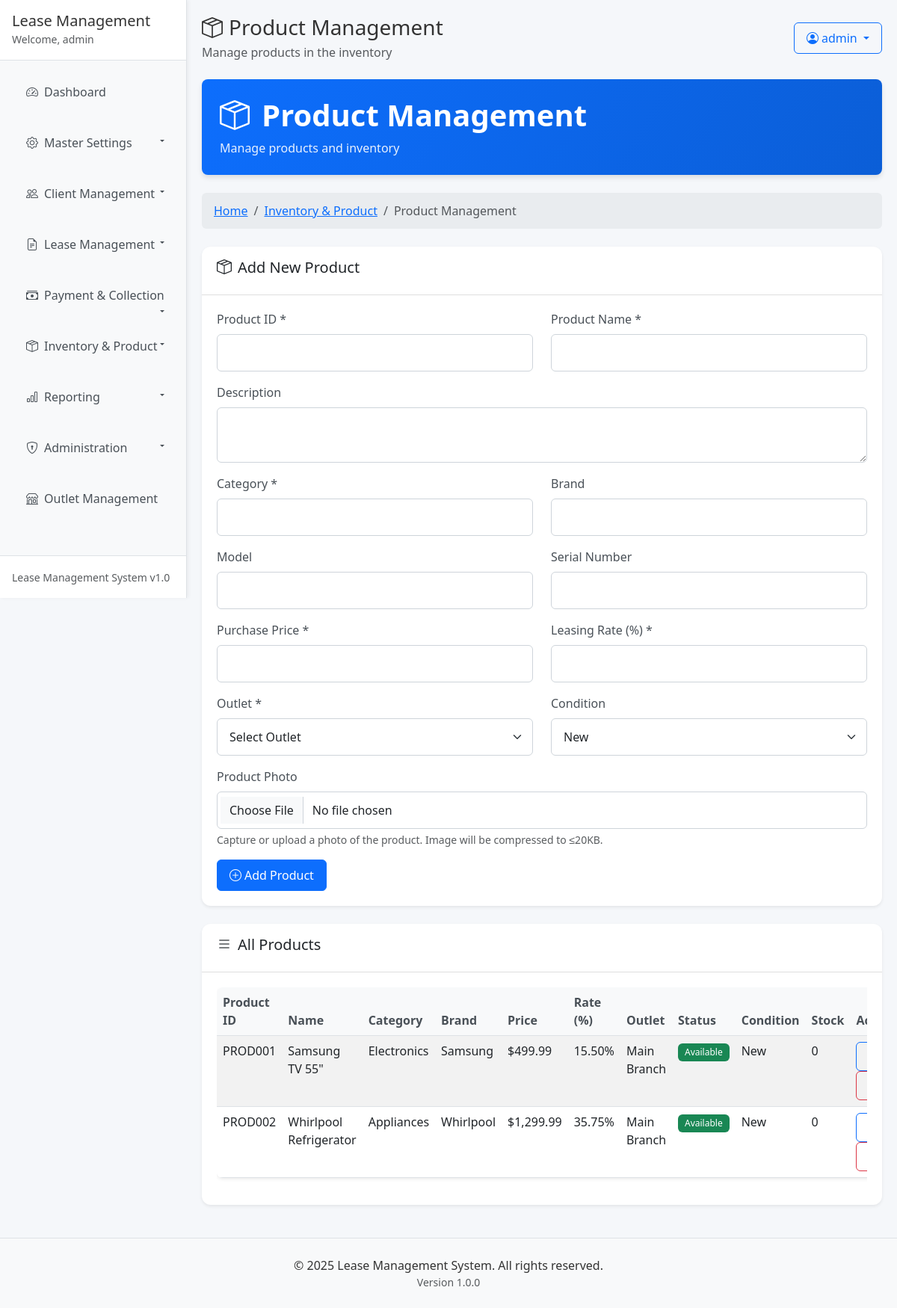
The page /products.php (signed in) on the database its author committed.
### tables this page shows
CREATE TABLE products (
    id INT AUTO_INCREMENT PRIMARY KEY,
    product_id VARCHAR(50) UNIQUE NOT NULL,
    product_name VARCHAR(100) NOT NULL,
    description TEXT,
    category VARCHAR(50) NOT NULL,
    brand VARCHAR(50),
    model VARCHAR(50),
    serial_number VARCHAR(100),
    purchase_price DECIMAL(10, 2) NOT NULL,
    leasing_rate DECIMAL(5, 2) NOT NULL,
    outlet_id VARCHAR(50) NOT NULL,
    status ENUM('Available', 'Leased', 'UnderMaintenance', 'Retired') DEFAULT 'Available',
    `condition` ENUM('New', 'Good', 'Fair', 'Poor'),
    created_at TIMESTAMP DEFAULT CURRENT_TIMESTAMP,
    updated_at TIMESTAMP DEFAULT CURRENT_TIMESTAMP ON UPDATE CURRENT_TIMESTAMP,
    FOREIGN KEY (outlet_id) REFERENCES outlets(outlet_id)
);

### products.php (the view, shortened to what this page needs)
<?php
$conn = getDBConnection();
$products_result = $conn->query("
    SELECT
        p.*,
        o.outlet_name,
        COALESCE(SUM(CASE WHEN it.transaction_type = 'Purchase' THEN it.quantity ELSE 0 END), 0) as total_purchased,
        COALESCE(SUM(CASE WHEN it.transaction_type = 'Sale' THEN it.quantity ELSE 0 END), 0) as total_sold,
        COALESCE(SUM(CASE WHEN it.transaction_type = 'PurchaseReturn' THEN it.quantity ELSE 0 END), 0) as total_purchase_returns,
        COALESCE(SUM(CASE WHEN it.transaction_type = 'SaleReturn' THEN it.quantity ELSE 0 END), 0) as total_sale_returns
    FROM products p
    JOIN outlets o ON p.outlet_id = o.outlet_id
    LEFT JOIN inventory_transactions it ON p.product_id = it.product_id
    GROUP BY p.id, p.product_id, p.product_name, p.description, p.category, p.brand, p.model, p.serial_number, p.purchase_price, p.leasing_rate, p.outlet_id, p.status, p.`condition`, p.created_at, p.updated_at, o.outlet_name
    ORDER BY p.created_at DESC
");
?>
<!DOCTYPE html>
<html lang="en">
<head>
    <link href="https://cdn.jsdelivr.net/npm/bootstrap@5.3.0/dist/css/bootstrap.min.css" rel="stylesheet">
    <link href="https://cdn.jsdelivr.net/npm/bootstrap-icons@1.10.0/font/bootstrap-icons.css" rel="stylesheet">
    <link href="https://cdn.jsdelivr.net/npm/select2@4.1.0-rc.0/dist/css/select2.min.css" rel="stylesheet" />
    <link href="assets/css/styles.css" rel="stylesheet">
</head>
<body>
    <?php include 'includes/permanent_sidebar.php'; ?>
    <div class="main-content" style="margin-left: 250px; padding: 20px;">
        <div class="d-flex justify-content-between align-items-center mb-4">
            <div>
                <h1 class="h3 mb-1"><i class="bi bi-box-seam me-2"></i>Product Management</h1>
                <p class="mb-0 text-muted">Manage products in the inventory</p>
            </div>
            <div class="dropdown">
                <button class="btn btn-outline-primary dropdown-toggle" type="button" id="userMenu" data-bs-toggle="dropdown" aria-expanded="false">
                    <i class="bi bi-person-circle me-1"></i><?php echo htmlspecialchars($_SESSION['username'] ?? 'User'); ?>
                </button>
            </div>
        </div>
                <div class="page-header">
                    <div class="d-flex justify-content-between align-items-center">
                        <div>
                            <h1><i class="bi bi-box-seam me-3"></i>Product Management</h1>
                            <p class="mb-0">Manage products and inventory</p>
                        </div>
                    </div>
                </div>
                <nav aria-label="breadcrumb">
                    <ol class="breadcrumb">
                        <li class="breadcrumb-item"><a href="dashboard.php">Home</a></li>
                        <li class="breadcrumb-item"><a href="products.php">Inventory & Product</a></li>
                        <li class="breadcrumb-item active" aria-current="page">Product Management</li>
                    </ol>
                </nav>
                <div class="card mb-4">
                    <div class="card-header">
                        <h5><i class="bi bi-box-seam me-2"></i>Add New Product</h5>
                    </div>
                    <div class="card-body">
                        <form method="POST">
                            <div class="row">
                                <div class="col-md-6">
                                    <div class="mb-3">
                                        <label for="product_id" class="form-label">Product ID *</label>
                                        <input type="text" class="form-control" id="product_id" name="product_id" required>
                                    </div>
                                </div>
                                <div class="col-md-6">
                                    <div class="mb-3">
                                        <label for="product_name" class="form-label">Product Name *</label>
                                        <input type="text" class="form-control" id="product_name" name="product_name" required>
                                    </div>
                                </div>
                            </div>
                            <div class="mb-3">
                                <label for="description" class="form-label">Description</label>
                                <textarea class="form-control" id="description" name="description" rows="2"></textarea>
                            </div>
                            <div class="row">
                                <div class="col-md-6">
                                    <div class="mb-3">
                                        <label for="category" class="form-label">Category *</label>
                                        <input type="text" class="form-control" id="category" name="category" required>
                                    </div>
                                </div>
                                <div class="col-md-6">
                                    <div class="mb-3">
                                        <label for="brand" class="form-label">Brand</label>
                                        <input type="text" class="form-control" id="brand" name="brand">
                                    </div>
                                </div>
                            </div>
                            <div class="row">
                                <div class="col-md-6">
                                    <div class="mb-3">
                                        <label for="model" class="form-label">Model</label>
                                        <input type="text" class="form-control" id="model" name="model">
                                    </div>
                                </div>
                                <div class="col-md-6">
                                    <div class="mb-3">
                                        <label for="serial_number" class="form-label">Serial Number</label>
                                        <input type="text" class="form-control" id="serial_number" name="serial_number">
                                    </div>
                                </div>
                            </div>
                            <div class="row">
                                <div class="col-md-6">
                                    <div class="mb-3">
                                        <label for="purchase_price" class="form-label">Purchase Price *</label>
                                        <input type="number" class="form-control" id="purchase_price" name="purchase_price" step="0.01" required>
                                    </div>
                                </div>
                                <div class="col-md-6">
                                    <div class="mb-3">
                                        <label for="leasing_rate" class="form-label">Leasing Rate (%) *</label>
                                        <input type="number" class="form-control" id="leasing_rate" name="leasing_rate" step="0.01" required>
                                    </div>
                                </div>
                            </div>
                            <div class="row">
                                <div class="col-md-6">
                                    <div class="mb-3">
                                        <label for="outlet_id" class="form-label">Outlet *</label>
                                        <select class="form-select" id="outlet_id" name="outlet_id" required>
                                            <option value="">Select Outlet</option>
                                        </select>
                                    </div>
                                </div>
                                <div class="col-md-6">
                                    <div class="mb-3">
                                        <label for="condition" class="form-label">Condition</label>
                                        <select class="form-select" id="condition" name="condition">
                                            <option value="New">New</option>
                                        </select>
                                    </div>
                                </div>
                            </div>
                            <div class="mb-3">
                                <label for="photo" class="form-label">Product Photo</label>
                                <input type="file" class="form-control" id="photo" accept="image/*" capture="camera">
                                <div class="form-text">Capture or upload a photo of the product. Image will be compressed to ≤20KB.</div>
                            </div>
                            <button type="submit" name="add_product" class="btn btn-primary"><i class="bi bi-plus-circle me-1"></i>Add Product</button>
                        </form>
                    </div>
                </div>
                <div class="card">
                    <div class="card-header">
                        <h5><i class="bi bi-list me-2"></i>All Products</h5>
                    </div>
                    <div class="card-body">
                        <div class="table-responsive">
                            <table class="table table-striped">
                                <thead>
                                    <tr>
                                        <th>Product ID</th>
                                        <th>Name</th>
                                        <th>Category</th>
                                        <th>Brand</th>
                                        <th>Price</th>
                                        <th>Rate (%)</th>
                                        <th>Outlet</th>
                                        <th>Status</th>
                                        <th>Condition</th>
                                        <th>Stock</th>
                                        <th>Actions</th>
                                    </tr>
                                </thead>
                                <tbody>
                                    <?php if ($products_result && $products_result->num_rows > 0): ?>
                                        <?php while ($product = $products_result->fetch_assoc()): ?>
                                            <tr>
                                                <td><?php echo htmlspecialchars($product['product_id']); ?></td>
                                                <td><?php echo htmlspecialchars($product['product_name']); ?></td>
                                                <td><?php echo htmlspecialchars($product['category']); ?></td>
                                                <td><?php echo htmlspecialchars($product['brand']); ?></td>
                                                <td>$<?php echo number_format($product['purchase_price'], 2); ?></td>
                                                <td><?php echo number_format($product['leasing_rate'], 2); ?>%</td>
                                                <td><?php echo htmlspecialchars($product['outlet_name']); ?></td>
                                                <td>
                                                    <span class="badge bg-<?php
                                                        echo $product['status'] == 'Available' ? 'success' :
                                                            ($product['status'] == 'Leased' ? 'warning' :
                                                            ($product['status'] == 'UnderMaintenance' ? 'info' : 'secondary'));
                                                    ?>">
                                                        <?php echo htmlspecialchars($product['status']); ?>
                                                    </span>
                                                </td>
                                                <td><?php echo htmlspecialchars($product['condition']); ?></td>
                                                <td>
                                                    <?php
                                                    $available_stock = $product['total_purchased'] - $product['total_sold'] + $product['total_purchase_returns'] - $product['total_sale_returns'];
                                                    echo $available_stock;
                                                    ?>
                                                </td>
                                                <td>
                                                    <button class="btn btn-sm btn-outline-primary edit-btn"
                                                            data-id="<?php echo $product['id']; ?>"
                                                            data-product_id="<?php echo htmlspecialchars($product['product_id']); ?>"
                                                            data-product_name="<?php echo htmlspecialchars($product['product_name']); ?>"
                                                            data-description="<?php echo htmlspecialchars($product['description']); ?>"
                                                            data-category="<?php echo htmlspecialchars($product['category']); ?>"
                                                            data-brand="<?php echo htmlspecialchars($product['brand']); ?>"
                                                            data-model="<?php echo htmlspecialchars($product['model']); ?>"
                                                            data-serial_number="<?php echo htmlspecialchars($product['serial_number']); ?>"
                                                            data-purchase_price="<?php echo $product['purchase_price']; ?>"
                                                            data-leasing_rate="<?php echo $product['leasing_rate']; ?>"
                                                            data-outlet_id="<?php echo htmlspecialchars($product['outlet_id']); ?>"
                                                            data-status="<?php echo htmlspecialchars($product['status']); ?>"
                                                            data-condition="<?php echo htmlspecialchars($product['condition']); ?>">
                                                    </button>
                                                    <button class="btn btn-sm btn-outline-danger delete-btn"
                                                            data-id="<?php echo $product['id']; ?>"
                                                            data-product_id="<?php echo htmlspecialchars($product['product_id']); ?>">
                                                    </button>
                                                </td>
                                            </tr>
                                        <?php endwhile; ?>
                                    <?php else: ?>
                                        <tr>
                                            <td colspan="11" class="text-center">No products found.</td>
                                        </tr>
                                    <?php endif; ?>
                                </tbody>
                            </table>
                        </div>
                    </div>
                </div>
            </div>
    <footer class="bg-light text-center py-4">
        <div class="container">
            <p class="mb-0">&copy; 2025 Lease Management System. All rights reserved.</p>
            <p class="mb-0 text-muted small">Version 1.0.0</p>
        </div>
    </footer>
</body>
</html>

### rows shown on the page
products: product "PROD001", product_name "Samsung TV 55\"", category "Electronics", brand "Samsung", purchase_price "499.99", leasing_rate "15.50", outlet_name "Main Branch", status "Available", condition "New", available_stock "0"
products: product "PROD002", product_name "Whirlpool Refrigerator", category "Appliances", brand "Whirlpool", purchase_price "1,299.99", leasing_rate "35.75", outlet_name "Main Branch", status "Available", condition "New", available_stock "0"

### other values the page prints
$username "admin"
$_SESSION['username'] "admin"
